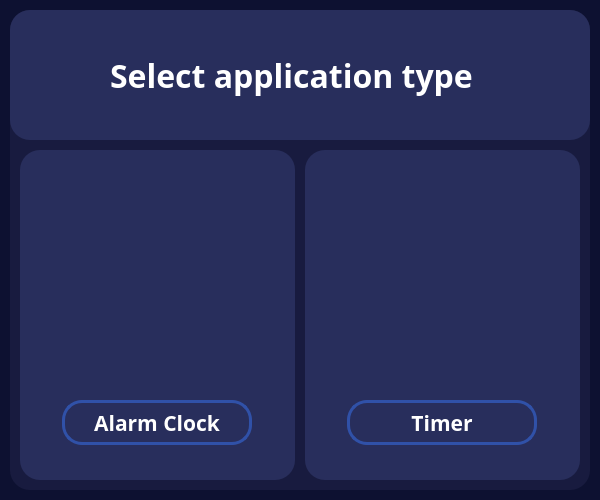
<?xml version="1.0" encoding="UTF-8"?>
<ui version="4.0">
 <class>MainWindow</class>
 <widget class="QMainWindow" name="MainWindow">
  <property name="windowModality">
   <enum>Qt::NonModal</enum>
  </property>
  <property name="enabled">
   <bool>true</bool>
  </property>
  <property name="geometry">
   <rect>
    <x>0</x>
    <y>0</y>
    <width>600</width>
    <height>500</height>
   </rect>
  </property>
  <property name="minimumSize">
   <size>
    <width>600</width>
    <height>500</height>
   </size>
  </property>
  <property name="maximumSize">
   <size>
    <width>600</width>
    <height>500</height>
   </size>
  </property>
  <property name="cursor">
   <cursorShape>ArrowCursor</cursorShape>
  </property>
  <property name="contextMenuPolicy">
   <enum>Qt::DefaultContextMenu</enum>
  </property>
  <property name="windowTitle">
   <string>MainWindow</string>
  </property>
  <property name="styleSheet">
   <string notr="true">background-color: #0d1131;</string>
  </property>
  <property name="iconSize">
   <size>
    <width>24</width>
    <height>24</height>
   </size>
  </property>
  <property name="toolButtonStyle">
   <enum>Qt::ToolButtonIconOnly</enum>
  </property>
  <property name="animated">
   <bool>false</bool>
  </property>
  <property name="tabShape">
   <enum>QTabWidget::Rounded</enum>
  </property>
  <widget class="QWidget" name="centralwidget">
   <widget class="QFrame" name="frame">
    <property name="geometry">
     <rect>
      <x>10</x>
      <y>10</y>
      <width>580</width>
      <height>480</height>
     </rect>
    </property>
    <property name="styleSheet">
     <string notr="true">background-color: #181b3f;
border-radius: 20</string>
    </property>
    <property name="frameShape">
     <enum>QFrame::StyledPanel</enum>
    </property>
    <property name="frameShadow">
     <enum>QFrame::Raised</enum>
    </property>
    <widget class="QFrame" name="frame_2">
     <property name="geometry">
      <rect>
       <x>0</x>
       <y>0</y>
       <width>580</width>
       <height>130</height>
      </rect>
     </property>
     <property name="styleSheet">
      <string notr="true">background-color: #282e5c;
border-radius: 20</string>
     </property>
     <property name="frameShape">
      <enum>QFrame::StyledPanel</enum>
     </property>
     <property name="frameShadow">
      <enum>QFrame::Raised</enum>
     </property>
     <widget class="QLabel" name="label_3">
      <property name="geometry">
       <rect>
        <x>100</x>
        <y>35</y>
        <width>461</width>
        <height>60</height>
       </rect>
      </property>
      <property name="font">
       <font>
        <family>Unispace</family>
        <pointsize>24</pointsize>
        <weight>75</weight>
        <bold>true</bold>
       </font>
      </property>
      <property name="styleSheet">
       <string notr="true">color: white;
</string>
      </property>
      <property name="text">
       <string>Select application type</string>
      </property>
      <property name="textFormat">
       <enum>Qt::AutoText</enum>
      </property>
     </widget>
     <widget class="QLabel" name="label_4">
      <property name="geometry">
       <rect>
        <x>20</x>
        <y>15</y>
        <width>70</width>
        <height>100</height>
       </rect>
      </property>
      <property name="text">
       <string/>
      </property>
      <property name="pixmap">
       <pixmap>../../Desktop/Python/timer/sendtimepick1.png</pixmap>
      </property>
     </widget>
    </widget>
    <widget class="QFrame" name="frame_3">
     <property name="geometry">
      <rect>
       <x>10</x>
       <y>140</y>
       <width>275</width>
       <height>330</height>
      </rect>
     </property>
     <property name="acceptDrops">
      <bool>false</bool>
     </property>
     <property name="styleSheet">
      <string notr="true">background-color: #282e5c;
border-radius: 20</string>
     </property>
     <property name="frameShape">
      <enum>QFrame::StyledPanel</enum>
     </property>
     <property name="frameShadow">
      <enum>QFrame::Raised</enum>
     </property>
     <widget class="QLabel" name="label">
      <property name="geometry">
       <rect>
        <x>37</x>
        <y>30</y>
        <width>200</width>
        <height>185</height>
       </rect>
      </property>
      <property name="acceptDrops">
       <bool>false</bool>
      </property>
      <property name="text">
       <string/>
      </property>
      <property name="pixmap">
       <pixmap>../../Desktop/Python/timer/alarmclock_icon1___копия-removebg-preview.png</pixmap>
      </property>
     </widget>
     <widget class="QPushButton" name="alarm_btn">
      <property name="geometry">
       <rect>
        <x>42</x>
        <y>250</y>
        <width>190</width>
        <height>45</height>
       </rect>
      </property>
      <property name="font">
       <font>
        <family>Unispace</family>
        <pointsize>16</pointsize>
        <weight>75</weight>
        <italic>false</italic>
        <bold>true</bold>
        <kerning>true</kerning>
       </font>
      </property>
      <property name="styleSheet">
       <string notr="true">QPushButton {	
	border: 3px solid #3051a8;
	border-radius: 20;
	color: white;
}

QPushButton:hover {
	background-color: #3051a8
}

QPushButton:pressed {
	background-color: #3bf3d4
}</string>
      </property>
      <property name="text">
       <string>Alarm Clock</string>
      </property>
     </widget>
    </widget>
    <widget class="QFrame" name="frame_4">
     <property name="geometry">
      <rect>
       <x>295</x>
       <y>140</y>
       <width>275</width>
       <height>330</height>
      </rect>
     </property>
     <property name="acceptDrops">
      <bool>false</bool>
     </property>
     <property name="styleSheet">
      <string notr="true">background-color: #282e5c;
border-radius: 20</string>
     </property>
     <property name="frameShape">
      <enum>QFrame::StyledPanel</enum>
     </property>
     <property name="frameShadow">
      <enum>QFrame::Raised</enum>
     </property>
     <widget class="QPushButton" name="timer_btn">
      <property name="geometry">
       <rect>
        <x>42</x>
        <y>250</y>
        <width>190</width>
        <height>45</height>
       </rect>
      </property>
      <property name="font">
       <font>
        <family>Unispace</family>
        <pointsize>16</pointsize>
        <weight>75</weight>
        <italic>false</italic>
        <bold>true</bold>
       </font>
      </property>
      <property name="mouseTracking">
       <bool>false</bool>
      </property>
      <property name="tabletTracking">
       <bool>false</bool>
      </property>
      <property name="contextMenuPolicy">
       <enum>Qt::DefaultContextMenu</enum>
      </property>
      <property name="acceptDrops">
       <bool>false</bool>
      </property>
      <property name="styleSheet">
       <string notr="true">QPushButton {	
	border: 3px solid #3051a8;
	border-radius: 20;
	color: white;
}

QPushButton:hover {
	background-color: #3051a8
}

QPushButton:pressed {
	background-color: #3bf3d4
}</string>
      </property>
      <property name="text">
       <string>Timer</string>
      </property>
      <property name="default">
       <bool>false</bool>
      </property>
      <property name="flat">
       <bool>false</bool>
      </property>
     </widget>
     <widget class="QLabel" name="label_2">
      <property name="geometry">
       <rect>
        <x>37</x>
        <y>25</y>
        <width>200</width>
        <height>185</height>
       </rect>
      </property>
      <property name="acceptDrops">
       <bool>false</bool>
      </property>
      <property name="text">
       <string/>
      </property>
      <property name="pixmap">
       <pixmap>../../Desktop/Python/timer/timer_icon_1.2 — копия.png</pixmap>
      </property>
     </widget>
    </widget>
   </widget>
  </widget>
 </widget>
 <resources/>
 <connections/>
</ui>
